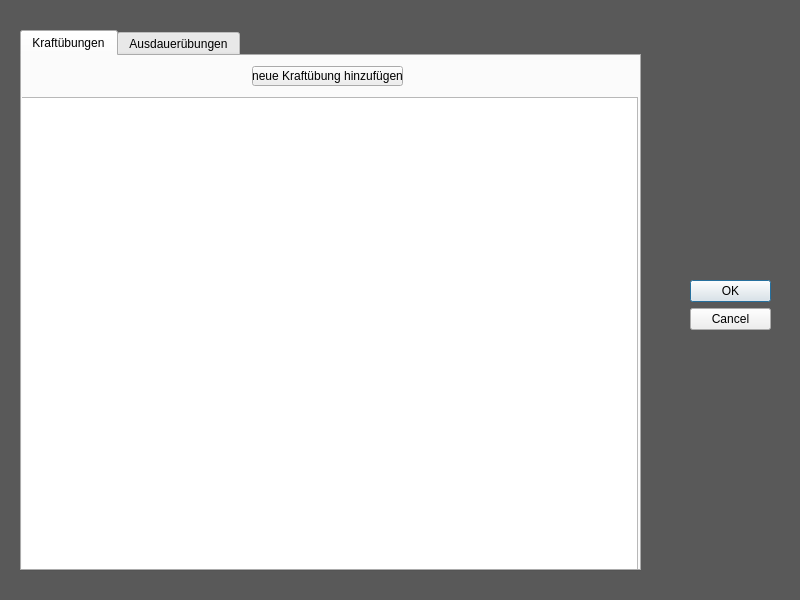
<?xml version="1.0" encoding="UTF-8"?>
<ui version="4.0">
 <class>Uebung</class>
 <widget class="QDialog" name="Uebung">
  <property name="geometry">
   <rect>
    <x>0</x>
    <y>0</y>
    <width>800</width>
    <height>600</height>
   </rect>
  </property>
  <property name="windowTitle">
   <string>Dialog</string>
  </property>
  <property name="styleSheet">
   <string notr="true">#Uebung {
	background-color: rgb(89,89,89);
}</string>
  </property>
  <widget class="QDialogButtonBox" name="buttonBox">
   <property name="geometry">
    <rect>
     <x>690</x>
     <y>280</y>
     <width>81</width>
     <height>51</height>
    </rect>
   </property>
   <property name="orientation">
    <enum>Qt::Vertical</enum>
   </property>
   <property name="standardButtons">
    <set>QDialogButtonBox::Cancel|QDialogButtonBox::Ok</set>
   </property>
  </widget>
  <widget class="QTabWidget" name="tabWidget">
   <property name="geometry">
    <rect>
     <x>20</x>
     <y>30</y>
     <width>621</width>
     <height>541</height>
    </rect>
   </property>
   <property name="currentIndex">
    <number>0</number>
   </property>
   <property name="iconSize">
    <size>
     <width>16</width>
     <height>16</height>
    </size>
   </property>
   <widget class="QWidget" name="widget">
    <attribute name="title">
     <string>Kraftübungen</string>
    </attribute>
    <widget class="QListWidget" name="listWidget">
     <property name="geometry">
      <rect>
       <x>-5</x>
       <y>41</y>
       <width>621</width>
       <height>511</height>
      </rect>
     </property>
    </widget>
    <widget class="QPushButton" name="pushButton_KraftHinzu">
     <property name="geometry">
      <rect>
       <x>230</x>
       <y>10</y>
       <width>151</width>
       <height>20</height>
      </rect>
     </property>
     <property name="text">
      <string>neue Kraftübung hinzufügen</string>
     </property>
    </widget>
   </widget>
   <widget class="QWidget" name="tab_2">
    <attribute name="title">
     <string>Ausdauerübungen</string>
    </attribute>
    <widget class="QListWidget" name="listWidget_2">
     <property name="geometry">
      <rect>
       <x>0</x>
       <y>40</y>
       <width>621</width>
       <height>511</height>
      </rect>
     </property>
    </widget>
    <widget class="QPushButton" name="pushButton_AusdauerHinzu">
     <property name="geometry">
      <rect>
       <x>230</x>
       <y>10</y>
       <width>151</width>
       <height>20</height>
      </rect>
     </property>
     <property name="text">
      <string>neue Ausdauerübung hinzufügen</string>
     </property>
    </widget>
   </widget>
  </widget>
 </widget>
 <resources/>
 <connections>
  <connection>
   <sender>buttonBox</sender>
   <signal>accepted()</signal>
   <receiver>Uebung</receiver>
   <slot>accept()</slot>
   <hints>
    <hint type="sourcelabel">
     <x>248</x>
     <y>254</y>
    </hint>
    <hint type="destinationlabel">
     <x>157</x>
     <y>274</y>
    </hint>
   </hints>
  </connection>
  <connection>
   <sender>buttonBox</sender>
   <signal>rejected()</signal>
   <receiver>Uebung</receiver>
   <slot>reject()</slot>
   <hints>
    <hint type="sourcelabel">
     <x>316</x>
     <y>260</y>
    </hint>
    <hint type="destinationlabel">
     <x>286</x>
     <y>274</y>
    </hint>
   </hints>
  </connection>
 </connections>
</ui>
